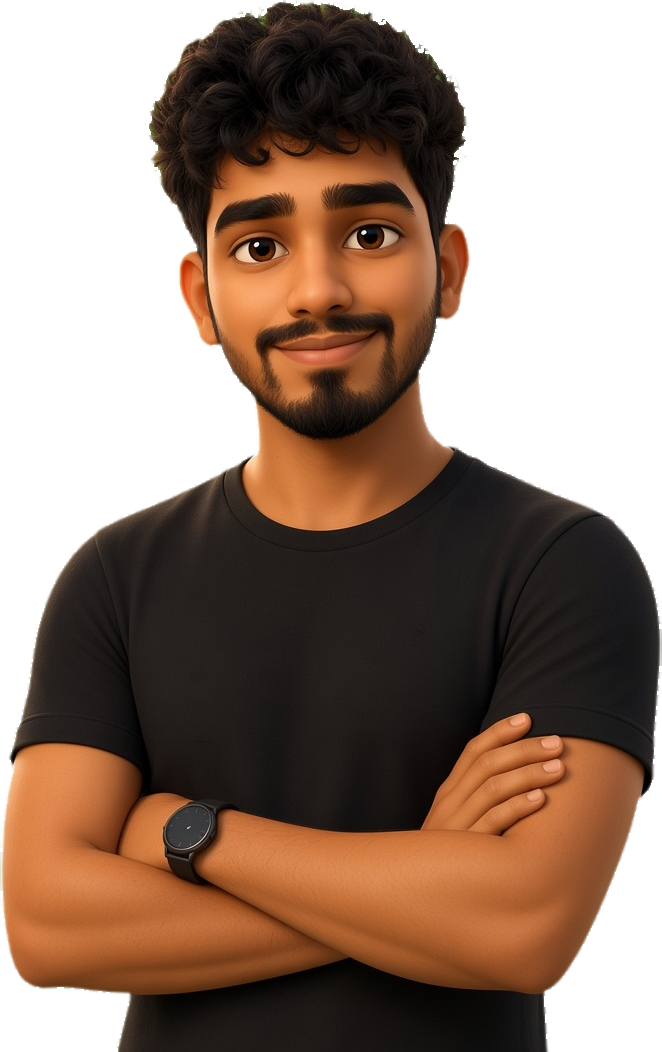
#> input picture finance-ai-shorts/assets/papa/base.png, 662 x 1052 px
$ python make_papa_v2.py
#> lines starting #> are read from the running program, lines starting #| are printed output that depends on the picture
### finance-ai-shorts/pipeline/images.py
"""Background images for each scene.

provider "gemini" — AI-generated photo-realistic scenes (≈ $0.04 per image)
provider "pixabay" — free stock photos (needs a free PIXABAY_API_KEY)
provider "pexels"  — free stock photos (needs a PEXELS_API_KEY)
Falls back to a plain gradient card if both fail, so a run never dies on images.
"""
from __future__ import annotations

import base64
import io
import os
import random
import time
from pathlib import Path

import requests
from PIL import Image, ImageDraw, ImageFilter

STYLE = ("Vertical 9:16 cinematic illustration for a Hindi science and history explainer. Bold, "
         "clear and wondrous — like a premium documentary poster: dramatic lighting, rich colours, "
         "depth, a single focal point that instantly shows the idea (sky, moon, leaf, ancient street, "
         "printing press, human heart as a simple diagram-like scene). Keep the bottom-left third "
         "simpler (a character is placed there). No text, no letters, no numbers, no logos, no "
         "watermarks, no real or famous people, no gory injury, no lab procedure — only ordinary "
         "unnamed people or objects.")
STYLE_PHOTO = ("Vertical 9:16 photo-realistic still of the idea itself: sky, space, nature, an ancient "
               "place, or a simple everyday object. Warm natural light, one clear subject. Keep the "
               "bottom-left third simpler (a character is placed there). No text, no letters, no numbers, "
               "no logos, no watermarks, no real or famous people.")
GEMINI_IMAGE_MODELS = ["gemini-3.1-flash-lite-image", "gemini-nano-banana-2.1", "gemini-2.5-flash-image"]


# ── Gemini (also used by tools/make_papa.py) ────────────────────────────
def gemini_image(prompt: str, model: str, aspect: str = "9:16",
                 input_images: list[Image.Image] | None = None, retries: int = 3) -> Image.Image:
    from . import gemini_api
    parts = []
    for im in input_images or []:
        buf = io.BytesIO()
        im.convert("RGB").save(buf, "PNG")
        parts.append({"inline_data": {"mime_type": "image/png",
                                      "data": base64.b64encode(buf.getvalue()).decode()}})
    parts.append({"text": prompt})
    body = {"contents": [{"role": "user", "parts": parts}],
            "generationConfig": {"responseModalities": ["IMAGE"],
                                 "imageConfig": {"aspectRatio": aspect}}}
    last = None
    for attempt in range(retries):
        r = gemini_api.post(model, body, timeout=180)
        if r.status_code == 400 and "imageConfig" in r.text:      # older models: no aspect option
            body["generationConfig"].pop("imageConfig", None)
            continue
        if r.status_code >= 400:
            last = f"{r.status_code}: {r.text[:300]}"
            time.sleep(4 * (attempt + 1))
            continue
        for cand in r.json().get("candidates", []):
            for p in cand.get("content", {}).get("parts", []):
                data = p.get("inline_data") or p.get("inlineData")
                if data:
                    return Image.open(io.BytesIO(base64.b64decode(data["data"]))).convert("RGBA")
        last = "no image in response (prompt may have been blocked)"
        time.sleep(3)
    raise RuntimeError(f"Gemini image failed: {last}")


# ── Pexels (free) ───────────────────────────────────────────────────────
# [10 lines left out: function pexels_image, not called in this run]


STOCK_FALLBACKS = ["blue sky", "night stars", "green leaf", "ancient stone city",
                   "rainbow clouds", "full moon"]


# ── Pixabay (free) ──────────────────────────────────────────────────────
# [114 lines left out: functions pixabay_image, placeholder, fit_cover, _gemini_any, scene_images, not called in this run]

### finance-ai-shorts/tools/make_papa_v2.py
"""Create Papa's lip-sync mouth shapes and acting poses ONCE (≈ 23 Gemini image edits, ~₹70).

    GEMINI_API_KEY=... python tools/make_papa_v2.py

Starts from assets/papa/base.png (your character) and writes
    assets/papa/v2/<pose>/{rest,aa,ee,oo,mbp,blink}.png   (same canvas size for every image)
    assets/papa/v2/poses.json
    assets/papa/v2/preview.png
Poses: default (arms crossed), explain (open hands), thumbs (thumbs up), think (hand on chin).
"""
from __future__ import annotations

import json
import sys
import time
from pathlib import Path

import numpy as np
from PIL import Image, ImageDraw, ImageFilter

ROOT = Path(__file__).resolve().parent.parent
sys.path.insert(0, str(ROOT))
from pipeline.images import gemini_image                      # noqa: E402
from tools.make_papa import align, chroma_key                  # noqa: E402

SRC = ROOT / "assets" / "papa" / "base.png"
OUT = ROOT / "assets" / "papa" / "v2"
GREEN = (0, 255, 0)
MODELS = ["gemini-3.1-flash-lite-image", "gemini-nano-banana-2.1", "gemini-2.5-flash-image"]

KEEP = ("Edit this image. Keep EVERYTHING else identical — same character, same face, same "
        "clothes, same art style, same size and position in the frame, same lighting, and the "
        "same flat pure green (#00FF00) background. No text.")

POSES = {
    "explain": "Change ONLY his arms and hands: he now holds both hands open in front of his "
               "chest, palms up, like he is explaining something. Body, head and face stay put; "
               "mouth closed in a friendly smile; hands fully inside the frame.",
    "thumbs": "Change ONLY his arms and hands: he now gives a big thumbs up with his right hand "
              "near his shoulder, other arm relaxed. Body, head and face stay put; cheerful "
              "closed-mouth smile; hand fully inside the frame.",
    "think": "Change ONLY his arms, hand and eyes: he now rests one hand on his chin, thinking, "
             "eyes looking slightly up. Body and head stay put; mouth closed; hand fully inside "
             "the frame.",
}

MOUTHS = {
    "aa": "Change ONLY his mouth: open wide as if saying 'aa', jaw dropped, top teeth and "
          "tongue slightly visible under the moustache.",
    "ee": "Change ONLY his mouth: wide stretched smile as if saying 'ee', teeth together and "
          "visible, mouth slightly open.",
    "oo": "Change ONLY his mouth: small rounded open lips as if saying 'oo'.",
    "mbp": "Change ONLY his mouth: lips pressed firmly together, as if saying 'm'.",
    "blink": "Change ONLY his eyes: both eyes fully closed (mid-blink). Mouth unchanged.",
}


def edit(img: Image.Image, instruction: str) -> Image.Image:
    last = None
    for model in MODELS:
        for attempt in range(2):
            try:
                return gemini_image(f"{KEEP} {instruction}", model, aspect="9:16",
                                    input_images=[img]).convert("RGB")
            except Exception as e:                      # try again / next model
                last = e
                print(f"    retry ({model}): {str(e)[:120]}")
                time.sleep(5)
    raise RuntimeError(f"edit failed: {last}")


def head_box(img: Image.Image) -> tuple[int, int, int, int]:
    """Rough box around the head (top 34% of the character) for mouth/eye transplants."""
    a = np.asarray(chroma_key(img).getchannel("A")) > 40
    ys, xs = np.nonzero(a)
    top, bottom = ys.min(), ys.max()
    h = bottom - top
    band = a[top:top + int(h * 0.34)]
    bys, bxs = np.nonzero(band)
    return int(bxs.min()), int(top), int(bxs.max()), int(top + h * 0.34)


def face_patch(base: Image.Image, variant: Image.Image) -> Image.Image:
    """Take only the changed pixels inside the head box from `variant`, rest from `base`."""
    variant = align(variant, base)
    a = np.asarray(base, dtype=np.int16)
    b = np.asarray(variant, dtype=np.int16)
    diff = np.abs(a - b).sum(axis=2)
    x0, y0, x1, y1 = head_box(base)
    m = np.zeros_like(diff, dtype=np.uint8)
    m[y0:y1, x0:x1] = (diff[y0:y1, x0:x1] > 45) * 255
    mask = Image.fromarray(m).filter(ImageFilter.MaxFilter(9)).filter(ImageFilter.GaussianBlur(5))
    return Image.composite(variant, base, mask)


def main():
    OUT.mkdir(parents=True, exist_ok=True)
    papa = Image.open(SRC).convert("RGBA")
#> papa is the input picture: PIL image 662x1052 RGBA; mean R, G, B, A 81.9, 66.2, 45.4, 162
    W, H = 768, 1365
    k = min(W * 0.86 / papa.width, H * 0.92 / papa.height)
#> k = 0.998
    papa = papa.resize((int(papa.width * k), int(papa.height * k)), Image.LANCZOS)
#> papa: PIL image 660x1049 RGBA
    canvas = Image.new("RGBA", (W, H), GREEN + (255,))
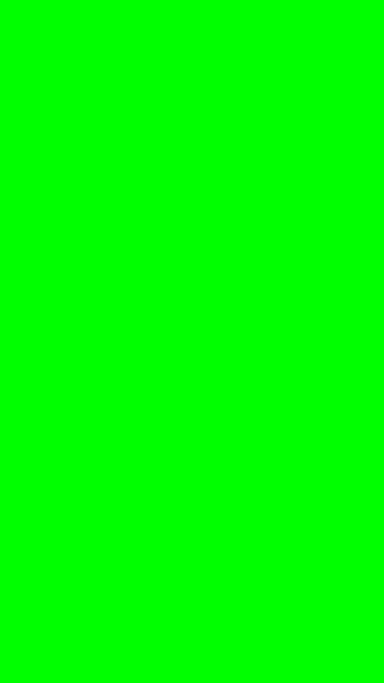
#> canvas: PIL image 768x1365 RGBA (shown at 1/2 size); mean R, G, B, A 0, 255, 0, 255
    canvas.alpha_composite(papa, ((W - papa.width) // 2, H - papa.height))
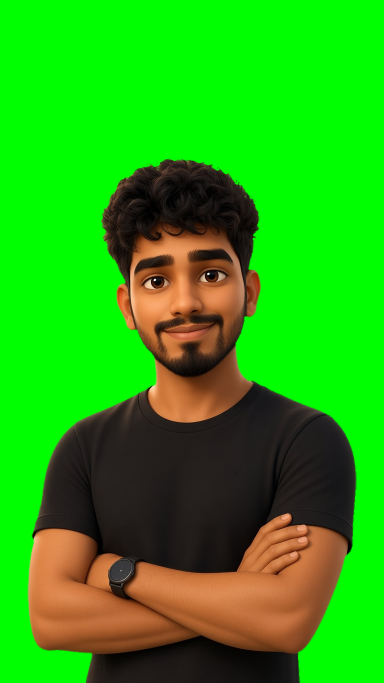
#> canvas: PIL image 768x1365 RGBA (shown at 1/2 size); mean R, G, B, A 38.7, 172.2, 15.4, 255
    default = canvas.convert("RGB")

    poses = {"default": default}
    for name, instr in POSES.items():
        print(f"pose: {name}")
        v = edit(default, instr).resize((W, H), Image.LANCZOS)
#> after the loop in gemini_image, `for im in input_images or []:`: parts = 1 item
        poses[name] = align(v, default)

    frames: dict[str, dict[str, Image.Image]] = {}
    for pname, pimg in poses.items():
        frames[pname] = {"rest": pimg}
        for mname, instr in MOUTHS.items():
            print(f"  {pname}/{mname}")
            frames[pname][mname] = face_patch(pimg, edit(pimg, instr).resize((W, H), Image.LANCZOS))

    # cut out the green, crop every image to the same union box so poses line up
    cut = {p: {m: chroma_key(im) for m, im in d.items()} for p, d in frames.items()}
    boxes = [im.getchannel("A").point(lambda v: 255 if v > 30 else 0).getbbox()
             for d in cut.values() for im in d.values()]
    boxes = [b for b in boxes if b]
    union = (min(b[0] for b in boxes), min(b[1] for b in boxes),
             max(b[2] for b in boxes), max(b[3] for b in boxes))
    for p, d in cut.items():
        (OUT / p).mkdir(exist_ok=True)
        for m, im in d.items():
            im.crop(union).save(OUT / p / f"{m}.png")
    (OUT / "poses.json").write_text(json.dumps({"poses": list(cut), "mouths": ["rest", *MOUTHS]}))

    # preview sheet
    names = ["rest", "aa", "ee", "oo", "mbp", "blink"]
    tw = 220
    sample = Image.open(OUT / "default" / "rest.png")
    th = int(sample.height * tw / sample.width)
    sheet = Image.new("RGB", (tw * len(names), th * len(cut)), (30, 36, 60))
    for r, p in enumerate(cut):
        for c, m in enumerate(names):
            im = Image.open(OUT / p / f"{m}.png").resize((tw, th))
            sheet.paste(im, (c * tw, r * th), im)
    sheet.save(OUT / "preview.png")
    print("✅ saved to", OUT)


if __name__ == "__main__":
    main()
#> (the call stopped at in gemini_image, `r = gemini_api.post(model, body, timeout=180)`: pipeline is not available in this run)
